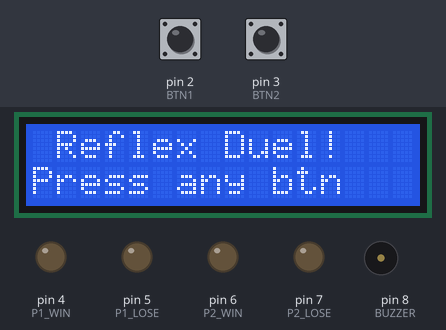
Simulated run of this sketch. Board: Arduino Uno, built with avr-gcc and run on an emulated ATmega328P. On the bench: 16×2 character LCD, output pins drawn as LEDs (lit = HIGH), buzzer (waves = sounding). Inputs (shaded band) come from the test bench; at power-on: pin 2 (BTN1) HIGH, pin 3 (BTN2) HIGH. Random numbers use the default seed unless the sketch sets one.

Above: at 0.8 s.
0.9 s: pin 2 (BTN1) pulled LOW for 0.15 s
At 2.5 s:
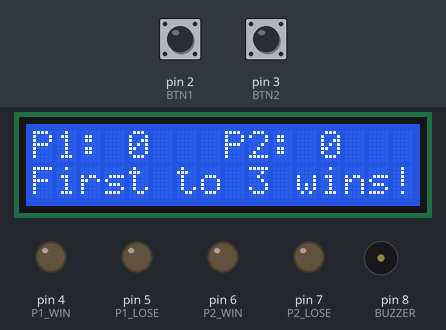
4.0 s: pin 3 (BTN2) pulled LOW for 1 s
At 6.0 s:
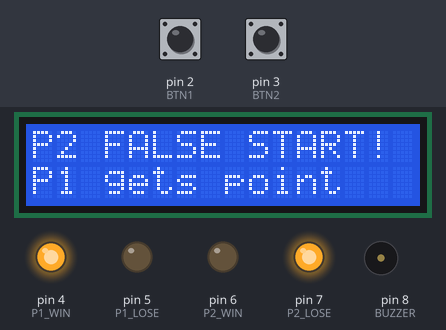
8.0 s: pin 2 (BTN1) pulled LOW for 3.2 s
At 12.2 s:
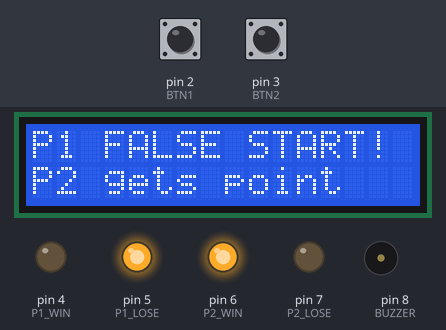
14.2 s: pin 3 (BTN2) pulled LOW for 3.2 s
At 21.0 s:
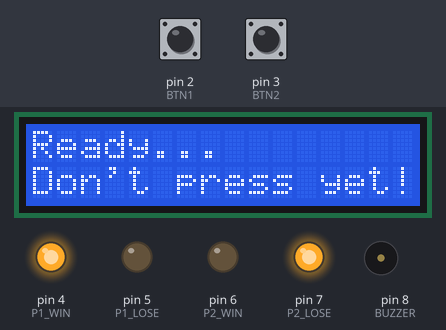
21.9 s: pin 3 (BTN2) pulled LOW for 0.15 s
At 27.2 s:
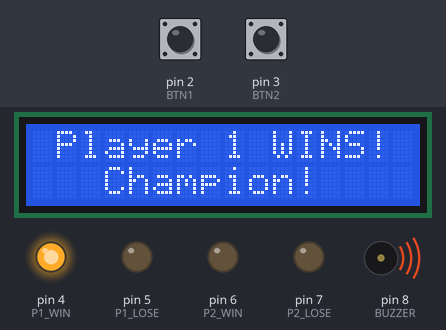
31.0 s: pin 2 (BTN1) pulled LOW for 1 s
At 40.2 s:
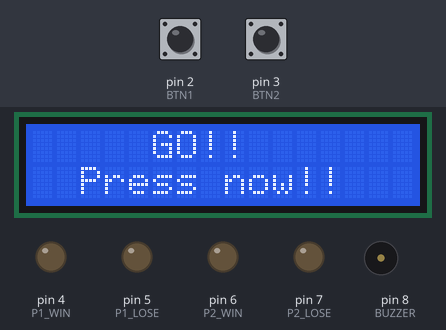
Timing chart, 0 to 40.5 s (numbered marks = the images above; inputs shaded):
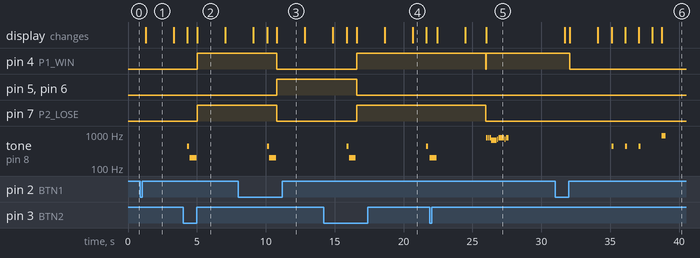

Measured:
- after the input at 0.9 s, the display: changes after 0.38 s (image 1)
- after the input at 4.0 s, pin 4 (P1_WIN), pin 7 (P2_LOSE): LOW → HIGH after 1.0 s
- after the input at 8.0 s, pin 4 (P1_WIN), pin 7 (P2_LOSE): HIGH → LOW after 2.8 s; pin 5 (P1_LOSE), pin 6 (P2_WIN): LOW → HIGH after 2.8 s
- after the input at 14.2 s, pin 4 (P1_WIN), pin 7 (P2_LOSE): LOW → HIGH after 2.4 s; pin 5 (P1_LOSE), pin 6 (P2_WIN): HIGH → LOW after 2.4 s
- after the input at 21.9 s, pin 4 (P1_WIN): HIGH → LOW after 4.1 s, → HIGH 0.03 s later; pin 7 (P2_LOSE): HIGH → LOW after 4.1 s
- after the input at 31.0 s, pin 4 (P1_WIN): HIGH → LOW after 1.0 s; tone on pin 8 (BUZZER): plays 440 Hz for 0.15 s, 440 Hz for 0.15 s, 440 Hz for 0.15 s, 880 Hz for 0.30 s, starting after 4.1 s
- by itself, tone on pin 8 (BUZZER): plays 200 Hz for 0.50 s, 784 Hz for 0.10 s, 784 Hz for 0.10 s, 784 Hz for 0.10 s, 659 Hz for 0.40 s, 698 Hz for 0.10 s … (9 notes in this stretch)

The sketch:

reflex_duel.ino
```cpp
#include <Wire.h>
#include <LiquidCrystal_I2C.h>

// LCD: I2C address 0x27, 16 cols, 2 rows
LiquidCrystal_I2C lcd(0x27, 16, 2);

// Pin definitions
#define BTN1      2   // Player 1 button
#define BTN2      3   // Player 2 button
#define P1_WIN    4   // Player 1 Blue LED (win)
#define P1_LOSE   5   // Player 1 Red LED (lose)
#define P2_WIN    6   // Player 2 Yellow LED (win)
#define P2_LOSE   7   // Player 2 Red LED (lose)
#define BUZZER    8   // Passive buzzer

// Game state
int score1 = 0;
int score2 = 0;
const int WIN_SCORE = 3;

// ---- Sound helpers ----
void beep(int freq, int dur) {
  tone(BUZZER, freq, dur);
  delay(dur + 20);
}

void soundCountdown() { beep(440, 150); }
void soundGo()        { beep(880, 300); }
void soundWin()       { beep(1046, 150); delay(50); beep(1318, 150); delay(50); beep(1568, 300); }
void soundFalse()     { beep(200, 500); }
void soundChamp()     {
  beep(784, 100); beep(784, 100); beep(784, 100);
  beep(659, 400); beep(698, 100); beep(784, 400);
  beep(698, 100); beep(784, 200);
}

// ---- LED helpers ----
void clearLEDs() {
  digitalWrite(P1_WIN,  LOW);
  digitalWrite(P1_LOSE, LOW);
  digitalWrite(P2_WIN,  LOW);
  digitalWrite(P2_LOSE, LOW);
}

void showRoundResult(int winner) {
  clearLEDs();
  if (winner == 1) {
    digitalWrite(P1_WIN,  HIGH);
    digitalWrite(P2_LOSE, HIGH);
  } else {
    digitalWrite(P2_WIN,  HIGH);
    digitalWrite(P1_LOSE, HIGH);
  }
}

// ---- LCD helpers ----
void lcdClear() { lcd.clear(); }

void lcdPrint(const char* line1, const char* line2 = "") {
  lcd.clear();
  lcd.setCursor(0, 0); lcd.print(line1);
  lcd.setCursor(0, 1); lcd.print(line2);
}

void showScores() {
  lcd.clear();
  lcd.setCursor(0, 0); lcd.print("P1: ");  lcd.print(score1);
  lcd.setCursor(8, 0); lcd.print("P2: ");  lcd.print(score2);
  lcd.setCursor(0, 1); lcd.print("First to ");  lcd.print(WIN_SCORE); lcd.print(" wins!");
}

// ---- Wait for any button (returns 1 or 2) ----
int waitForAnyButton() {
  while (true) {
    if (digitalRead(BTN1) == LOW) { delay(50); return 1; }
    if (digitalRead(BTN2) == LOW) { delay(50); return 2; }
  }
}

// ---- Play one round, returns winner (1 or 2) or 0 for false start ----
int playRound() {
  lcdPrint("Ready...", "Don't press yet!");
  delay(1000);

  // Countdown 3-2-1
  for (int i = 3; i >= 1; i--) {
    lcd.clear();
    lcd.setCursor(6, 0);
    lcd.print(i);
    soundCountdown();

    // Check for false start during countdown
    unsigned long t = millis();
    while (millis() - t < 800) {
      if (digitalRead(BTN1) == LOW) return -1; // P1 false start
      if (digitalRead(BTN2) == LOW) return -2; // P2 false start
    }
  }

  // Random delay 500ms - 3000ms before GO
  unsigned long waitTime = random(500, 3000);
  unsigned long start = millis();
  lcd.clear();
  lcd.setCursor(4, 0);
  lcd.print("........");

  while (millis() - start < waitTime) {
    if (digitalRead(BTN1) == LOW) return -1;
    if (digitalRead(BTN2) == LOW) return -2;
  }

  // GO!
  lcdPrint("     GO!!", "  Press now!!");
  soundGo();

  // Wait for button press
  unsigned long goTime = millis();
  while (millis() - goTime < 5000) {
    bool b1 = digitalRead(BTN1) == LOW;
    bool b2 = digitalRead(BTN2) == LOW;
    if (b1 && b2) {
      // Simultaneous — too close to call, redo
      return 0;
    }
    if (b1) {
      unsigned long rt = millis() - goTime;
      lcd.clear();
      lcd.setCursor(0, 0); lcd.print("P1 wins round!");
      lcd.setCursor(0, 1); lcd.print(rt); lcd.print("ms");
      return 1;
    }
    if (b2) {
      unsigned long rt = millis() - goTime;
      lcd.clear();
      lcd.setCursor(0, 0); lcd.print("P2 wins round!");
      lcd.setCursor(0, 1); lcd.print(rt); lcd.print("ms");
      return 2;
    }
  }
  // Timeout — no one pressed
  return 0;
}

// ---- Setup ----
void setup() {
  pinMode(BTN1,   INPUT_PULLUP);
  pinMode(BTN2,   INPUT_PULLUP);
  pinMode(P1_WIN,  OUTPUT);
  pinMode(P1_LOSE, OUTPUT);
  pinMode(P2_WIN,  OUTPUT);
  pinMode(P2_LOSE, OUTPUT);
  pinMode(BUZZER,  OUTPUT);

  clearLEDs();
  randomSeed(analogRead(0));

  lcd.init();
  lcd.backlight();
  lcdPrint(" Reflex Duel!", "Press any btn");
  waitForAnyButton();
  delay(300);
}

// ---- Main loop ----
void loop() {
  score1 = 0;
  score2 = 0;
  clearLEDs();
  showScores();
  delay(1500);

  while (score1 < WIN_SCORE && score2 < WIN_SCORE) {
    delay(500);
    int result = playRound();

    if (result == -1) {
      // P1 false start
      soundFalse();
      lcdPrint("P1 FALSE START!", "P2 gets point");
      showRoundResult(2);
      score2++;
      delay(2000);
    } else if (result == -2) {
      // P2 false start
      soundFalse();
      lcdPrint("P2 FALSE START!", "P1 gets point");
      showRoundResult(1);
      score1++;
      delay(2000);
    } else if (result == 1) {
      soundWin();
      showRoundResult(1);
      score1++;
      delay(2000);
    } else if (result == 2) {
      soundWin();
      showRoundResult(2);
      score2++;
      delay(2000);
    } else {
      // Tie / timeout
      lcdPrint("  Too close!", " Redo round");
      delay(1500);
      continue;
    }

    showScores();
    delay(1500);
  }

  // Game over
  clearLEDs();
  if (score1 >= WIN_SCORE) {
    lcdPrint(" Player 1 WINS!", "   Champion!");
    digitalWrite(P1_WIN, HIGH);
  } else {
    lcdPrint(" Player 2 WINS!", "   Champion!");
    digitalWrite(P2_WIN, HIGH);
  }
  soundChamp();
  delay(4000);

  lcdPrint("Play again?", "Press any btn");
  waitForAnyButton();
  delay(300);
}
```
